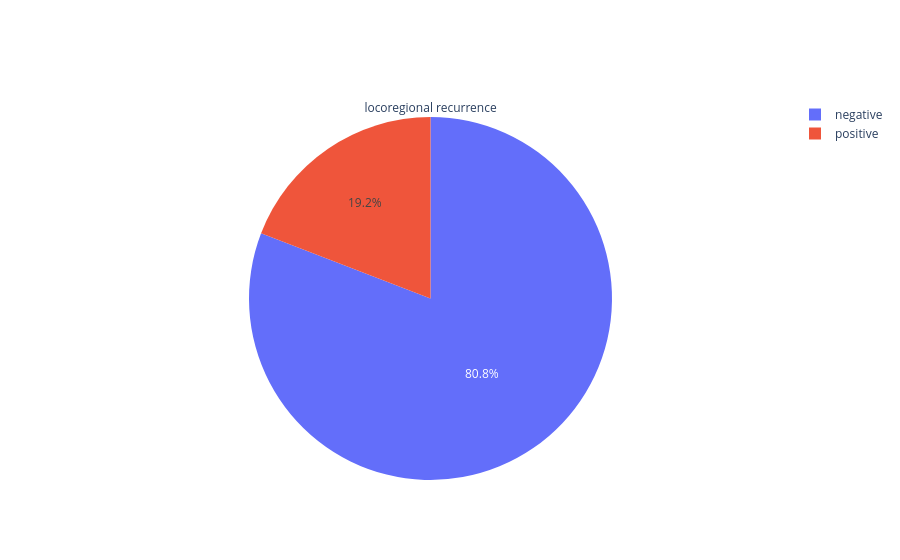
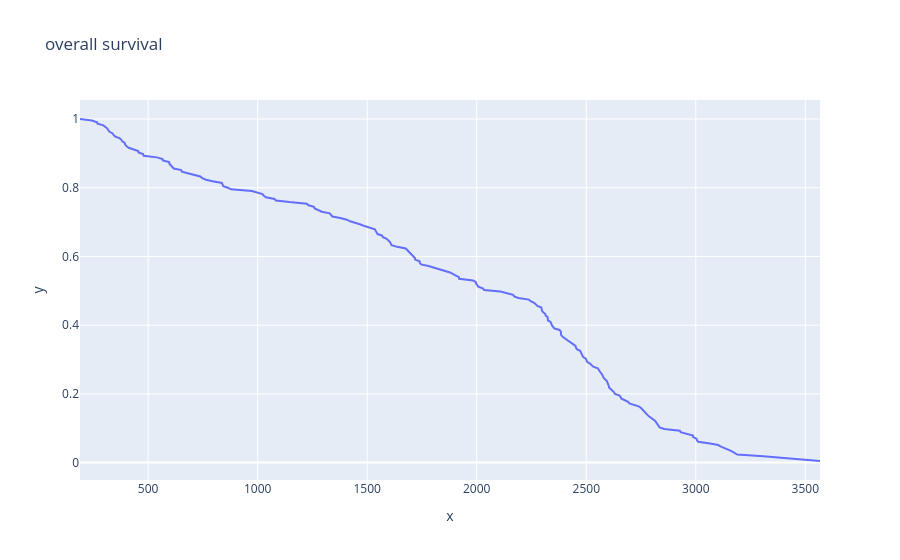

The notebook cell these images were saved under, in order:
### Markdown cell above
## name
HPV
Local + Regional
Distant Metastasis
RFS
OS

## Head-Neck-CT-Atlas
/
Loco-regional Control Censor ; Site of recurrence (Distal/Local/ Locoregional)
Site of recurrence (Distal/Local/ Locoregional)
Disease-free interval (months)
Survival  (months)

## Head-Neck-PET-CT
HPV status
Locoregional
Distant
Time – diagnosis to LR (days) ; Time – diagnosis to DM (days)
Time – diagnosis to Death (days)

## HNSCC-3DCT-RT
/
/
/
/
/

## Oropharyngeal-Radiomics-Outcomes
HPV Status
Locoregional control
Freedom from distant metastasis
Relapse-free survival
Overall survival_duration of Merged updated ASRM V2

## QIN-HEADNECK
/
Location of First Recurrence
Location of First Recurrence
Date of Recurrence
Date of Death

## RADCURE
HPV
Local ; Regional
Distant
Date Local ; Date Regional ; Date Distant
Date of Death

# HECKTOR 
HPV Status
Relapse
Relapse
RFS
/

### Code cell
import pandas

# Head-Neck-CT-Atlas
df = pandas.read_excel(r"F:\TCIA\Head-Neck-CT-Atlas\HNSCC-MDA-Data_update_20240514.xlsx", sheet_name="HNSCC-MDA-Data_update")
print(df.columns)

# "Disease-free interval (months)"
lrr = df["Loco-regional Control Censor"]
lrr = lrr[lrr.notna()]
lrr[lrr == 1] = "negative"
lrr[lrr == 0] = "positive"

c = "Survival  (months)"
os = df[df[c].notna()][c]
os *= 30

plot_clinical(lrr=lrr, os=os)

### Figure 1 — Plotly figure (JSON) as saved in the notebook; plotly's stock layout.template omitted (floating-point values rounded to 4 significant figures)
{"data": [{"labels": ["negative", "positive"], "title": {"text": "locoregional recurrence"}, "type": "pie", "values": [173, 41]}], "layout": {}}

### Figure 2 — Plotly figure (JSON) as saved in the notebook; plotly's stock layout.template omitted (floating-point values rounded to 4 significant figures; data arrays with more than 128 entries replaced by an {"elided": "..."} marker saying what was removed)
{"data": [{"hovertemplate": "x=%{x}<br>y=%{y}<extra></extra>", "legendgroup": "", "line": {"color": "#636efa", "dash": "solid"}, "marker": {"symbol": "circle"}, "mode": "lines", "name": "", "orientation": "v", "showlegend": false, "type": "scatter", "x": {"elided": "215 int values"}, "xaxis": "x", "y": {"elided": "215 float values"}, "yaxis": "y"}], "layout": {"legend": {"tracegroupgap": 0}, "title": {"text": "overall survival"}, "xaxis": {"anchor": "y", "domain": [0, 1], "title": {"text": "x"}}, "yaxis": {"anchor": "x", "domain": [0, 1], "title": {"text": "y"}}}}
